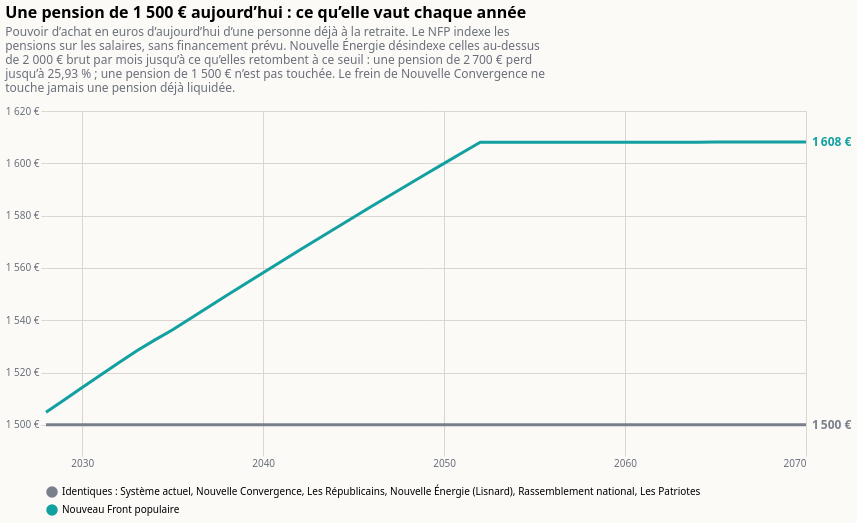

Vega-Lite specification stored for this chart:
### Vega-Lite specification from a JSON file in a GitHub repository (floating-point values rounded to 4 significant figures)
{"$schema": "https://vega.github.io/schema/vega-lite/v6.json", "title": {"text": "Une pension de 1 500 € aujourd’hui : ce qu’elle vaut chaque année", "subtitle": ["Pouvoir d’achat en euros d’aujourd’hui d’une personne déjà à la retraite. Le NFP indexe les", "pensions sur les salaires, sans financement prévu. Nouvelle Énergie désindexe celles au-dessus", "de 2 000 € brut par mois jusqu’à ce qu’elles retombent à ce seuil : une pension de 2 700 € perd", "jusqu’à 25,93 % ; une pension de 1 500 € n’est pas touchée. Le frein de Nouvelle Convergence ne", "touche jamais une pension déjà liquidée."], "anchor": "start", "fontSize": 16, "subtitleColor": "#6b6f7b", "subtitlePadding": 6, "offset": 12}, "background": "#fbfaf7", "config": {"font": "system-ui, sans-serif", "axis": {"gridColor": "#d9d6cf", "labelColor": "#6b6f7b", "domain": false, "tickColor": "#d9d6cf"}, "legend": {"orient": "bottom", "columns": 3, "labelLimit": 2000, "symbolOpacity": 1}, "view": {"stroke": null}}, "width": 760, "height": 340, "data": {"values": [{"annee": 2028, "programme": "Identiques : Système actuel, Nouvelle Convergence, Les Républicains, Nouvelle Énergie (Lisnard), Rassemblement national, Les Patriotes", "valeur": 1500}, {"annee": 2029, "programme": "Identiques : Système actuel, Nouvelle Convergence, Les Républicains, Nouvelle Énergie (Lisnard), Rassemblement national, Les Patriotes", "valeur": 1500}, {"annee": 2030, "programme": "Identiques : Système actuel, Nouvelle Convergence, Les Républicains, Nouvelle Énergie (Lisnard), Rassemblement national, Les Patriotes", "valeur": 1500}, {"annee": 2031, "programme": "Identiques : Système actuel, Nouvelle Convergence, Les Républicains, Nouvelle Énergie (Lisnard), Rassemblement national, Les Patriotes", "valeur": 1500}, {"annee": 2032, "programme": "Identiques : Système actuel, Nouvelle Convergence, Les Républicains, Nouvelle Énergie (Lisnard), Rassemblement national, Les Patriotes", "valeur": 1500}, {"annee": 2033, "programme": "Identiques : Système actuel, Nouvelle Convergence, Les Républicains, Nouvelle Énergie (Lisnard), Rassemblement national, Les Patriotes", "valeur": 1500}, {"annee": 2034, "programme": "Identiques : Système actuel, Nouvelle Convergence, Les Républicains, Nouvelle Énergie (Lisnard), Rassemblement national, Les Patriotes", "valeur": 1500}, {"annee": 2035, "programme": "Identiques : Système actuel, Nouvelle Convergence, Les Républicains, Nouvelle Énergie (Lisnard), Rassemblement national, Les Patriotes", "valeur": 1500}, {"annee": 2036, "programme": "Identiques : Système actuel, Nouvelle Convergence, Les Républicains, Nouvelle Énergie (Lisnard), Rassemblement national, Les Patriotes", "valeur": 1500}, {"annee": 2037, "programme": "Identiques : Système actuel, Nouvelle Convergence, Les Républicains, Nouvelle Énergie (Lisnard), Rassemblement national, Les Patriotes", "valeur": 1500}, {"annee": 2038, "programme": "Identiques : Système actuel, Nouvelle Convergence, Les Républicains, Nouvelle Énergie (Lisnard), Rassemblement national, Les Patriotes", "valeur": 1500}, {"annee": 2039, "programme": "Identiques : Système actuel, Nouvelle Convergence, Les Républicains, Nouvelle Énergie (Lisnard), Rassemblement national, Les Patriotes", "valeur": 1500}, {"annee": 2040, "programme": "Identiques : Système actuel, Nouvelle Convergence, Les Républicains, Nouvelle Énergie (Lisnard), Rassemblement national, Les Patriotes", "valeur": 1500}, {"annee": 2041, "programme": "Identiques : Système actuel, Nouvelle Convergence, Les Républicains, Nouvelle Énergie (Lisnard), Rassemblement national, Les Patriotes", "valeur": 1500}, {"annee": 2042, "programme": "Identiques : Système actuel, Nouvelle Convergence, Les Républicains, Nouvelle Énergie (Lisnard), Rassemblement national, Les Patriotes", "valeur": 1500}, {"annee": 2043, "programme": "Identiques : Système actuel, Nouvelle Convergence, Les Républicains, Nouvelle Énergie (Lisnard), Rassemblement national, Les Patriotes", "valeur": 1500}, {"annee": 2044, "programme": "Identiques : Système actuel, Nouvelle Convergence, Les Républicains, Nouvelle Énergie (Lisnard), Rassemblement national, Les Patriotes", "valeur": 1500}, {"annee": 2045, "programme": "Identiques : Système actuel, Nouvelle Convergence, Les Républicains, Nouvelle Énergie (Lisnard), Rassemblement national, Les Patriotes", "valeur": 1500}, {"annee": 2046, "programme": "Identiques : Système actuel, Nouvelle Convergence, Les Républicains, Nouvelle Énergie (Lisnard), Rassemblement national, Les Patriotes", "valeur": 1500}, {"annee": 2047, "programme": "Identiques : Système actuel, Nouvelle Convergence, Les Républicains, Nouvelle Énergie (Lisnard), Rassemblement national, Les Patriotes", "valeur": 1500}, {"annee": 2048, "programme": "Identiques : Système actuel, Nouvelle Convergence, Les Républicains, Nouvelle Énergie (Lisnard), Rassemblement national, Les Patriotes", "valeur": 1500}, {"annee": 2049, "programme": "Identiques : Système actuel, Nouvelle Convergence, Les Républicains, Nouvelle Énergie (Lisnard), Rassemblement national, Les Patriotes", "valeur": 1500}, {"annee": 2050, "programme": "Identiques : Système actuel, Nouvelle Convergence, Les Républicains, Nouvelle Énergie (Lisnard), Rassemblement national, Les Patriotes", "valeur": 1500}, {"annee": 2051, "programme": "Identiques : Système actuel, Nouvelle Convergence, Les Républicains, Nouvelle Énergie (Lisnard), Rassemblement national, Les Patriotes", "valeur": 1500}, {"annee": 2052, "programme": "Identiques : Système actuel, Nouvelle Convergence, Les Républicains, Nouvelle Énergie (Lisnard), Rassemblement national, Les Patriotes", "valeur": 1500}, {"annee": 2053, "programme": "Identiques : Système actuel, Nouvelle Convergence, Les Républicains, Nouvelle Énergie (Lisnard), Rassemblement national, Les Patriotes", "valeur": 1500}, {"annee": 2054, "programme": "Identiques : Système actuel, Nouvelle Convergence, Les Républicains, Nouvelle Énergie (Lisnard), Rassemblement national, Les Patriotes", "valeur": 1500}, {"annee": 2055, "programme": "Identiques : Système actuel, Nouvelle Convergence, Les Républicains, Nouvelle Énergie (Lisnard), Rassemblement national, Les Patriotes", "valeur": 1500}, {"annee": 2056, "programme": "Identiques : Système actuel, Nouvelle Convergence, Les Républicains, Nouvelle Énergie (Lisnard), Rassemblement national, Les Patriotes", "valeur": 1500}, {"annee": 2057, "programme": "Identiques : Système actuel, Nouvelle Convergence, Les Républicains, Nouvelle Énergie (Lisnard), Rassemblement national, Les Patriotes", "valeur": 1500}, {"annee": 2058, "programme": "Identiques : Système actuel, Nouvelle Convergence, Les Républicains, Nouvelle Énergie (Lisnard), Rassemblement national, Les Patriotes", "valeur": 1500}, {"annee": 2059, "programme": "Identiques : Système actuel, Nouvelle Convergence, Les Républicains, Nouvelle Énergie (Lisnard), Rassemblement national, Les Patriotes", "valeur": 1500}, {"annee": 2060, "programme": "Identiques : Système actuel, Nouvelle Convergence, Les Républicains, Nouvelle Énergie (Lisnard), Rassemblement national, Les Patriotes", "valeur": 1500}, {"annee": 2061, "programme": "Identiques : Système actuel, Nouvelle Convergence, Les Républicains, Nouvelle Énergie (Lisnard), Rassemblement national, Les Patriotes", "valeur": 1500}, {"annee": 2062, "programme": "Identiques : Système actuel, Nouvelle Convergence, Les Républicains, Nouvelle Énergie (Lisnard), Rassemblement national, Les Patriotes", "valeur": 1500}, {"annee": 2063, "programme": "Identiques : Système actuel, Nouvelle Convergence, Les Républicains, Nouvelle Énergie (Lisnard), Rassemblement national, Les Patriotes", "valeur": 1500}, {"annee": 2064, "programme": "Identiques : Système actuel, Nouvelle Convergence, Les Républicains, Nouvelle Énergie (Lisnard), Rassemblement national, Les Patriotes", "valeur": 1500}, {"annee": 2065, "programme": "Identiques : Système actuel, Nouvelle Convergence, Les Républicains, Nouvelle Énergie (Lisnard), Rassemblement national, Les Patriotes", "valeur": 1500}, {"annee": 2066, "programme": "Identiques : Système actuel, Nouvelle Convergence, Les Républicains, Nouvelle Énergie (Lisnard), Rassemblement national, Les Patriotes", "valeur": 1500}, {"annee": 2067, "programme": "Identiques : Système actuel, Nouvelle Convergence, Les Républicains, Nouvelle Énergie (Lisnard), Rassemblement national, Les Patriotes", "valeur": 1500}, {"annee": 2068, "programme": "Identiques : Système actuel, Nouvelle Convergence, Les Républicains, Nouvelle Énergie (Lisnard), Rassemblement national, Les Patriotes", "valeur": 1500}, {"annee": 2069, "programme": "Identiques : Système actuel, Nouvelle Convergence, Les Républicains, Nouvelle Énergie (Lisnard), Rassemblement national, Les Patriotes", "valeur": 1500}, {"annee": 2070, "programme": "Identiques : Système actuel, Nouvelle Convergence, Les Républicains, Nouvelle Énergie (Lisnard), Rassemblement national, Les Patriotes", "valeur": 1500}, {"annee": 2028, "programme": "Nouveau Front populaire", "valeur": 1505.0}, {"annee": 2029, "programme": "Nouveau Front populaire", "valeur": 1510.0}, {"annee": 2030, "programme": "Nouveau Front populaire", "valeur": 1514.0}, {"annee": 2031, "programme": "Nouveau Front populaire", "valeur": 1519.0}, {"annee": 2032, "programme": "Nouveau Front populaire", "valeur": 1524.0}, {"annee": 2033, "programme": "Nouveau Front populaire", "valeur": 1528.0}, {"annee": 2034, "programme": "Nouveau Front populaire", "valeur": 1532.0}, {"annee": 2035, "programme": "Nouveau Front populaire", "valeur": 1536.0}, {"annee": 2036, "programme": "Nouveau Front populaire", "valeur": 1541.0}, {"annee": 2037, "programme": "Nouveau Front populaire", "valeur": 1545.0}, {"annee": 2038, "programme": "Nouveau Front populaire", "valeur": 1550.0}, {"annee": 2039, "programme": "Nouveau Front populaire", "valeur": 1554.0}, {"annee": 2040, "programme": "Nouveau Front populaire", "valeur": 1558.0}, {"annee": 2041, "programme": "Nouveau Front populaire", "valeur": 1562.0}, {"annee": 2042, "programme": "Nouveau Front populaire", "valeur": 1567.0}, {"annee": 2043, "programme": "Nouveau Front populaire", "valeur": 1571.0}, {"annee": 2044, "programme": "Nouveau Front populaire", "valeur": 1575.0}, {"annee": 2045, "programme": "Nouveau Front populaire", "valeur": 1579.0}, {"annee": 2046, "programme": "Nouveau Front populaire", "valeur": 1584.0}, {"annee": 2047, "programme": "Nouveau Front populaire", "valeur": 1588.0}, {"annee": 2048, "programme": "Nouveau Front populaire", "valeur": 1592.0}, {"annee": 2049, "programme": "Nouveau Front populaire", "valeur": 1596.0}, {"annee": 2050, "programme": "Nouveau Front populaire", "valeur": 1600.0}, {"annee": 2051, "programme": "Nouveau Front populaire", "valeur": 1604.0}, {"annee": 2052, "programme": "Nouveau Front populaire", "valeur": 1608.0}, {"annee": 2053, "programme": "Nouveau Front populaire", "valeur": 1608.0}, {"annee": 2054, "programme": "Nouveau Front populaire", "valeur": 1608.0}, {"annee": 2055, "programme": "Nouveau Front populaire", "valeur": 1608.0}, {"annee": 2056, "programme": "Nouveau Front populaire", "valeur": 1608.0}, {"annee": 2057, "programme": "Nouveau Front populaire", "valeur": 1608.0}, {"annee": 2058, "programme": "Nouveau Front populaire", "valeur": 1608.0}, {"annee": 2059, "programme": "Nouveau Front populaire", "valeur": 1608.0}, {"annee": 2060, "programme": "Nouveau Front populaire", "valeur": 1608.0}, {"annee": 2061, "programme": "Nouveau Front populaire", "valeur": 1608.0}, {"annee": 2062, "programme": "Nouveau Front populaire", "valeur": 1608.0}, {"annee": 2063, "programme": "Nouveau Front populaire", "valeur": 1608.0}, {"annee": 2064, "programme": "Nouveau Front populaire", "valeur": 1608.0}, {"annee": 2065, "programme": "Nouveau Front populaire", "valeur": 1608.0}, {"annee": 2066, "programme": "Nouveau Front populaire", "valeur": 1608.0}, {"annee": 2067, "programme": "Nouveau Front populaire", "valeur": 1608.0}, {"annee": 2068, "programme": "Nouveau Front populaire", "valeur": 1608.0}, {"annee": 2069, "programme": "Nouveau Front populaire", "valeur": 1608.0}, {"annee": 2070, "programme": "Nouveau Front populaire", "valeur": 1608.0}]}, "encoding": {"x": {"field": "annee", "type": "quantitative", "scale": {"domain": [2028, 2070]}, "axis": {"format": "d", "title": null, "values": [2030, 2040, 2050, 2060, 2070]}}, "y": {"field": "valeur", "type": "quantitative", "scale": {"zero": false, "padding": 12}, "axis": {"title": null, "labelExpr": "replace(format(datum.value, ',.0f'), ',', ' ') + ' €'", "tickCount": 7}}, "color": {"field": "programme", "type": "nominal", "title": null, "sort": ["Identiques : Système actuel, Nouvelle Convergence, Les Républicains, Nouvelle Énergie (Lisnard), Rassemblement national, Les Patriotes", "Nouveau Front populaire"], "scale": {"domain": ["Identiques : Système actuel, Nouvelle Convergence, Les Républicains, Nouvelle Énergie (Lisnard), Rassemblement national, Les Patriotes", "Nouveau Front populaire"], "range": ["#7a7f8c", "#12a0a0"]}, "legend": {"orient": "bottom", "columns": 1, "labelLimit": 2000}}}, "layer": [{"mark": {"type": "line", "strokeWidth": 3}}, {"data": {"values": [{"annee": 2070, "programme": "Identiques : Système actuel, Nouvelle Convergence, Les Républicains, Nouvelle Énergie (Lisnard), Rassemblement national, Les Patriotes", "valeur": 1500, "etiquette": "1 500 €"}, {"annee": 2070, "programme": "Nouveau Front populaire", "valeur": 1608.0, "etiquette": "1 608 €"}]}, "mark": {"type": "text", "align": "left", "dx": 6, "fontSize": 12, "fontWeight": "bold"}, "encoding": {"text": {"field": "etiquette"}}}]}
